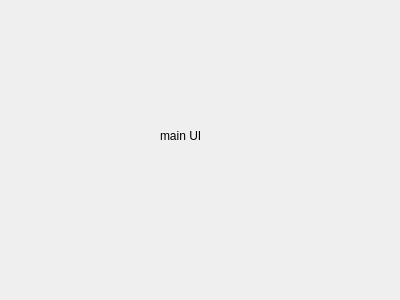
<?xml version="1.0" encoding="UTF-8"?>
<ui version="4.0">
 <class>Widget_Main</class>
 <widget class="QWidget" name="Widget_Main">
  <property name="geometry">
   <rect>
    <x>0</x>
    <y>0</y>
    <width>400</width>
    <height>300</height>
   </rect>
  </property>
  <property name="windowTitle">
   <string>Form</string>
  </property>
  <widget class="QLabel" name="label">
   <property name="geometry">
    <rect>
     <x>160</x>
     <y>100</y>
     <width>221</width>
     <height>71</height>
    </rect>
   </property>
   <property name="text">
    <string>main UI</string>
   </property>
  </widget>
 </widget>
 <resources/>
 <connections/>
</ui>
